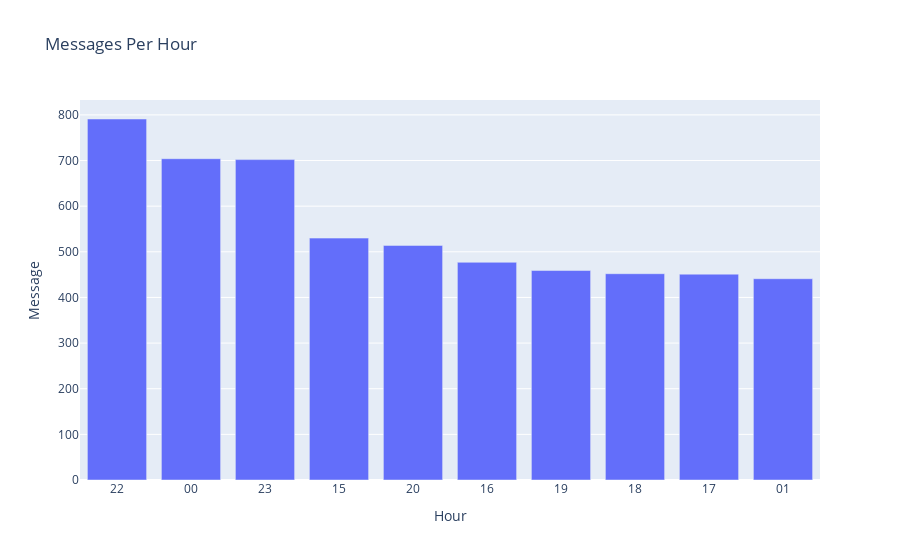

Write notebook code for a chart like this one.
### Code cell
df_hour = df.groupby('Hour').agg({'Message':'count'}).sort_values(by='Message',ascending=False)[:10].reset_index()
fig = px.bar(df_hour, x='Hour', y='Message', title='Messages Per Hour')
fig.show()

### Figure 1 — Plotly figure (JSON) as saved in the notebook; plotly's stock layout.template omitted (floating-point values rounded to 4 significant figures)
{"data": [{"alignmentgroup": "True", "hovertemplate": "Hour=%{x}<br>Message=%{y}<extra></extra>", "legendgroup": "", "marker": {"color": "#636efa", "pattern": {"shape": ""}}, "name": "", "offsetgroup": "", "orientation": "v", "showlegend": false, "textposition": "auto", "type": "bar", "x": ["22", "00", "23", "15", "20", "16", "19", "18", "17", "01"], "xaxis": "x", "y": [791, 704, 702, 530, 514, 477, 459, 452, 451, 441], "yaxis": "y"}], "layout": {"barmode": "relative", "legend": {"tracegroupgap": 0}, "title": {"text": "Messages Per Hour"}, "xaxis": {"anchor": "y", "domain": [0, 1], "title": {"text": "Hour"}}, "yaxis": {"anchor": "x", "domain": [0, 1], "title": {"text": "Message"}}}}
